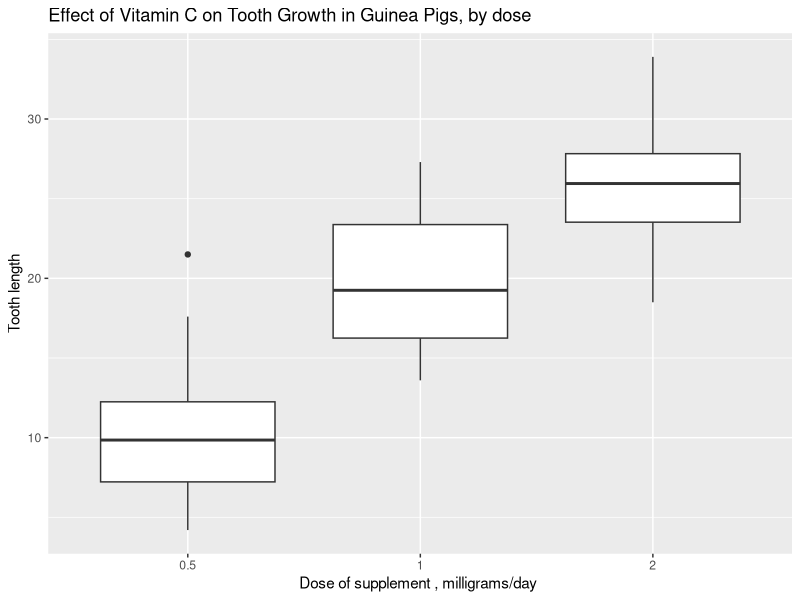
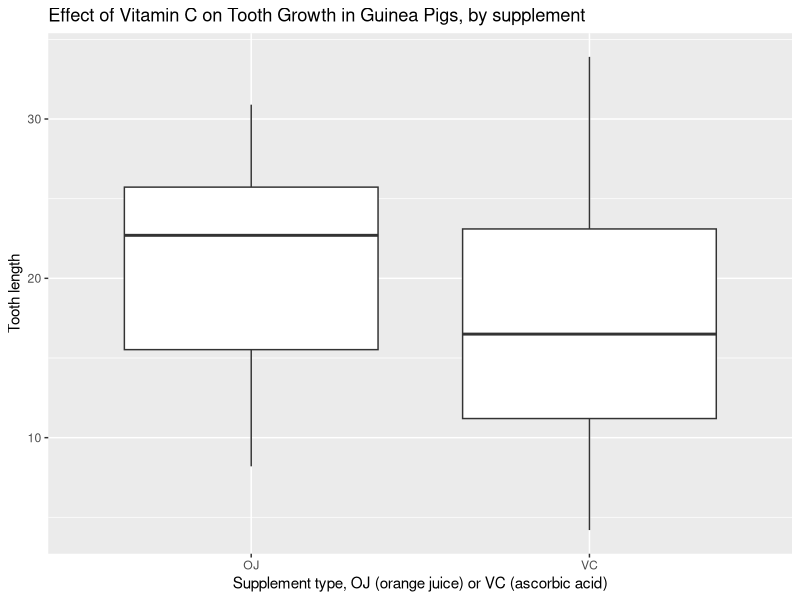
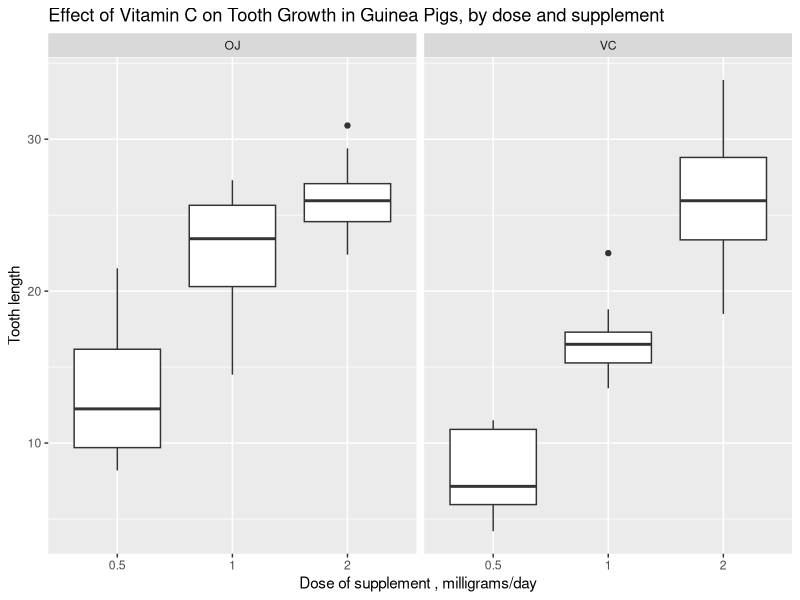

Here is the R script that generated these plots, in order:
## ---- chunk 1
library(tidyverse)
## ---- chunk 2
dataset <- as_tibble(ToothGrowth)
str(dataset)
## ---- chunk 3
dataset_f <- mutate(dataset, dose = as.factor(dose))
table(dataset_f$supp, dataset_f$dose)
group_by(dataset_f, dose) %>%
    summarise(len = mean(len))
group_by(dataset_f, supp) %>%
    summarise(len = mean(len))
## ---- chunk 4
g <- ggplot(data = dataset_f, mapping = aes(y = len)) +
    labs(y = "Tooth length", 
         title = "Effect of Vitamin C on Tooth Growth in Guinea Pigs")
g + geom_boxplot(mapping = aes(x = dose)) +
    labs(x = "Dose of supplement , milligrams/day ",
         title = "Effect of Vitamin C on Tooth Growth in Guinea Pigs, by dose")
g + geom_boxplot(mapping = aes(x = supp)) +
    labs(x = "Supplement type, OJ (orange juice) or VC (ascorbic acid)",
         title = "Effect of Vitamin C on Tooth Growth in Guinea Pigs, by supplement")
g + geom_boxplot(mapping = aes(x = dose)) +
    facet_wrap(~ supp) +
    labs(x = "Dose of supplement , milligrams/day ",
         title = "Effect of Vitamin C on Tooth Growth in Guinea Pigs, by dose and supplement")
## ---- chunk 5
test_len_supp <- t.test(filter(dataset, supp == "VC")$len, 
                        filter(dataset, supp == "OJ")$len,
                        alternative = "two.sided",
                        mu = 0,
                        paired = FALSE,
                        conf.level = 0.95)
paste0("p-value: ",test_len_supp$p.value)
## ---- chunk 6
test_len_supp$conf.int
## ---- chunk 7
paste0("Bonferroni significance level: ", 0.05/3)
test0.5_1 <- t.test(filter(dataset, dose == 0.5)$len,
                filter(dataset, dose == 1)$len)
test1_2 <- t.test(filter(dataset, dose == 1)$len,
                filter(dataset, dose == 2)$len)
test0.5_2 <- t.test(filter(dataset, dose == 0.5)$len,
                filter(dataset, dose == 2)$len)
paste0("0.5/1 p-value: ",test0.5_1$p.value)
paste0("1/2 p-value: ",test1_2$p.value)
paste0("0.5/2 p-value: ",test0.5_2$p.value)
